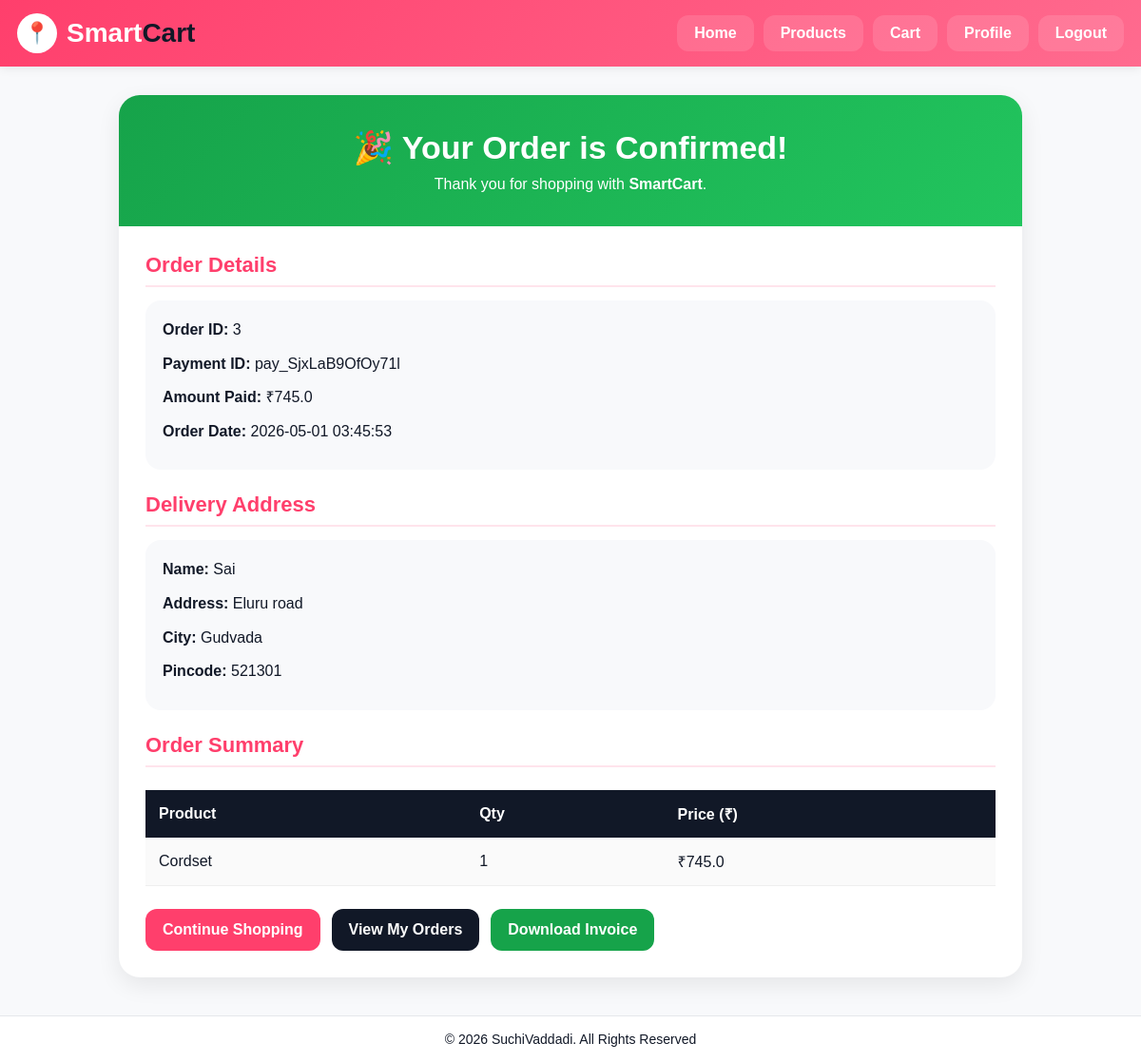
The page /user/order-success/3 (signed in) on the database its author committed.
### tables this page shows
CREATE TABLE orders (
    order_id INTEGER PRIMARY KEY AUTOINCREMENT,
    user_id INTEGER,
    razorpay_order_id TEXT,
    razorpay_payment_id TEXT,
    amount REAL,
    payment_status TEXT,
    order_status TEXT,
    created_at TIMESTAMP DEFAULT CURRENT_TIMESTAMP
, address_id INTEGER);

CREATE TABLE addresses (
    id INTEGER PRIMARY KEY AUTOINCREMENT,
    user_id INTEGER,
    name TEXT,
    address TEXT,
    city TEXT,
    pincode TEXT
);

CREATE TABLE order_items (
    id INTEGER PRIMARY KEY AUTOINCREMENT,
    order_id INTEGER,
    product_id INTEGER,
    product_name TEXT,
    quantity INTEGER,
    price REAL
);

### app.py (the view, shortened to what this page needs)
@app.route('/user/order-success/<int:order_db_id>')
def order_success(order_db_id):
    if 'user_id' not in session:
        flash("Please login!", "danger")
        return redirect('/')
    conn = get_db_connection()
    cursor = conn.cursor()
    cursor.execute("""
        SELECT *
        FROM orders
        WHERE order_id=? AND user_id=?
    """, (order_db_id, session['user_id']))
    order = cursor.fetchone()
    if not order:
        cursor.close()
        conn.close()
        flash("Order not found.", "danger")
        return redirect('/user/products')
    cursor.execute("""
        SELECT *
        FROM order_items
        WHERE order_id=?
    """, (order_db_id,))
    items = cursor.fetchall()
    cursor.execute("""
        SELECT *
        FROM addresses
        WHERE user_id=?
        LIMIT 1
    """, (session['user_id'],))
    address = cursor.fetchone()
    cursor.close()
    conn.close()
    return render_template(
        "user/order_success.html",
        order=order,
        items=items,
        address=address
    )

### app.py (called while the page is built)
def get_db_connection():
    conn = sqlite3.connect(config.DB_NAME)
    conn.row_factory = sqlite3.Row
    return conn

### templates/user/order_success.html (shortened to what this page needs)
<!DOCTYPE html>
<html lang="en">
<head>
</head>
<body>
<div class="header">
    <div class="top-bar">
        <div class="brand">
            <div class="logo-icon">📍</div>
            <div class="logo-text">Smart<span>Cart</span></div>
        </div>
        <div class="nav-menu">
            <a href="/user-dashboard">Home</a>
            <a href="/user/products">Products</a>
            <a href="/user/cart">Cart</a>
            <a href="/user/profile">Profile</a>
            <a href="/user-logout">Logout</a>
        </div>
    </div>
</div>
<div class="success-container">
    <div class="success-header">
        <h2>🎉 Your Order is Confirmed!</h2>
        <p>Thank you for shopping with <strong>SmartCart</strong>.</p>
    </div>
    <div class="content">
        <h3 class="section-title">Order Details</h3>
        <div class="info-box">
            <p><strong>Order ID:</strong> {{ order.order_id }}</p>
            <p><strong>Payment ID:</strong> {{ order.razorpay_payment_id }}</p>
            <p><strong>Amount Paid:</strong> ₹{{ order.amount }}</p>
            <p><strong>Order Date:</strong> {{ order.created_at }}</p>
        </div>
        <h3 class="section-title">Delivery Address</h3>
        <div class="info-box">
            <p><strong>Name:</strong> {{ address.name }}</p>
            <p><strong>Address:</strong> {{ address.address }}</p>
            <p><strong>City:</strong> {{ address.city }}</p>
            <p><strong>Pincode:</strong> {{ address.pincode }}</p>
        </div>
        <h3 class="section-title">Order Summary</h3>
        <div class="table-wrap">
            <table>
                <tr>
                    <th>Product</th>
                    <th>Qty</th>
                    <th>Price (₹)</th>
                </tr>
                {% for it in items %}
                <tr>
                    <td>{{ it.product_name }}</td>
                    <td>{{ it.quantity }}</td>
                    <td>₹{{ it.price }}</td>
                </tr>
                {% endfor %}
            </table>
        </div>
        <div class="btn-row">
            <a href="/user/products" class="btn">Continue Shopping</a>
            <a href="/user/my-orders" class="btn dark">View My Orders</a>
            <a href="/user/download-invoice/{{ order.order_id }}" class="btn green">Download Invoice</a>
        </div>
    </div>
</div>
<div class="footer">
    © 2026 SuchiVaddadi. All Rights Reserved
</div>
</body>
</html>

### templates/user/order_success.html (style rules this page uses)
* { margin:0; padding:0; box-sizing:border-box; font-family:Arial,sans-serif; }
body { background:#f8f9fb; color:#111827; width:100%; overflow-x:hidden; }
.header { position:sticky; top:0; z-index:1000; background:linear-gradient(135deg,#ff3f6c,#ff6b8f); box-shadow:0 2px 10px rgba(0,0,0,0.08); width:100%; }
.top-bar { max-width:1400px; margin:auto; padding:14px 18px; display:flex; justify-content:space-between; align-items:center; gap:15px; }
.brand { display:flex; align-items:center; gap:10px; }
.logo-icon { width:42px; height:42px; border-radius:50%; background:#fff; color:#ff3f6c; display:flex; justify-content:center; align-items:center; font-size:22px; }
.logo-text { font-size:28px; font-weight:900; color:#fff; }
.logo-text span { color:#111827; }
.nav-menu { display:flex; align-items:center; gap:10px; flex-wrap:wrap; }
.nav-menu a { text-decoration:none; color:#fff; font-weight:700; padding:10px 18px; border-radius:12px; background:rgba(255,255,255,0.12); transition:0.3s; }
.success-container { max-width:950px; width:100%; margin:30px auto; background:#fff; border-radius:22px; overflow:hidden; box-shadow:0 8px 24px rgba(0,0,0,0.08); }
.success-header { background:linear-gradient(135deg,#16a34a,#22c55e); color:#fff; padding:35px 24px; text-align:center; }
.success-header h2 { font-size:34px; margin-bottom:10px; }
.success-header p { font-size:16px; }
.content { padding:28px; }
.section-title { font-size:22px; color:#ff3f6c; margin-bottom:14px; border-bottom:2px solid #ffe4ec; padding-bottom:8px; }
.info-box { background:#f8f9fb; padding:18px; border-radius:16px; margin-bottom:24px; }
.info-box p { margin-bottom:10px; line-height:1.6; word-break:break-word; }
.table-wrap { width:100%; overflow-x:auto; }
table { width:100%; border-collapse:collapse; margin-top:10px; min-width:500px; }
th { background:#111827; color:#fff; padding:14px; text-align:left; }
td { padding:14px; border-bottom:1px solid #eee; }
tr:nth-child(even) { background:#fafafa; }
.btn-row { display:flex; gap:12px; flex-wrap:wrap; margin-top:24px; }
.btn { text-decoration:none; padding:13px 18px; border-radius:12px; font-weight:800; color:#fff; background:#ff3f6c; transition:0.3s; }
.btn.dark { background:#111827; }
.btn.green { background:#16a34a; }
.footer { margin-top:40px; background:#ffffff; color:#111827; text-align:center; padding:16px 10px; font-size:14px; border-top:1px solid #e5e7eb; }

### rows shown on the page
orders: order_id "3", razorpay_payment_id "pay_SjxLaB9OfOy71l", amount "745.0", created_at "2026-05-01 03:45:53"
addresses: name "Sai", address "Eluru road", city "Gudvada", pincode "521301"
order_items: product_name "Cordset", quantity "1", price "745.0"
